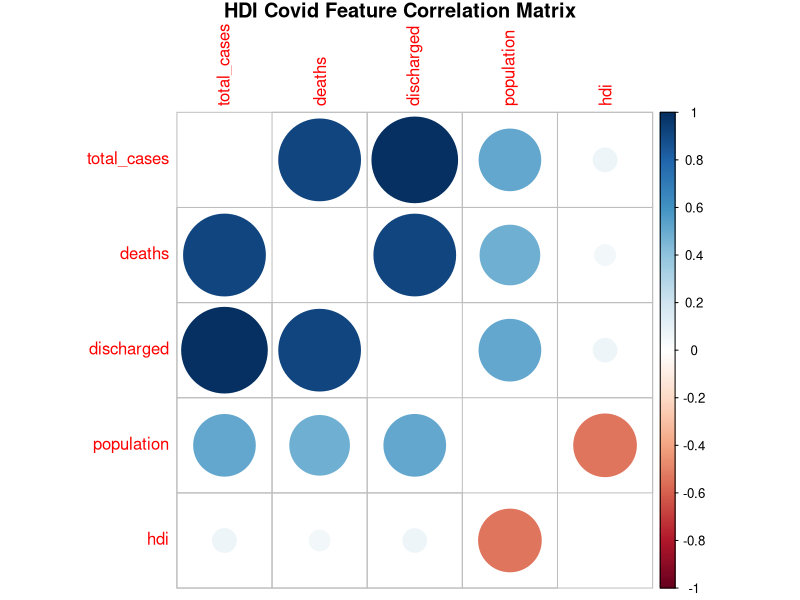
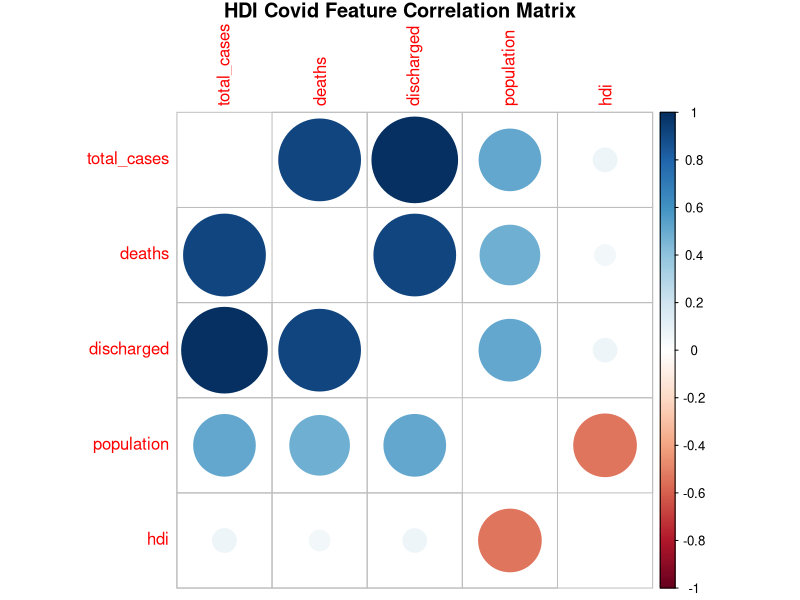

Recreate these plots in R, in order.
library(corrplot)
library(tidyverse)

data1 <- read_csv("derived_data/joined_and_cleaned.csv");
data2 <- select(data1, -state);
M = cor(data2);

heat_map <- {corrplot(M, diag = FALSE, title = "HDI Covid Feature Correlation Matrix", mar=c(0,0,1,0));
  recordPlot() }# by default, method = 'circle';

if(!dir.exists('figures')) dir.create('figures');

ggsave(filename = "figures/correlation-map.pdf",plot = replayPlot(heat_map))



